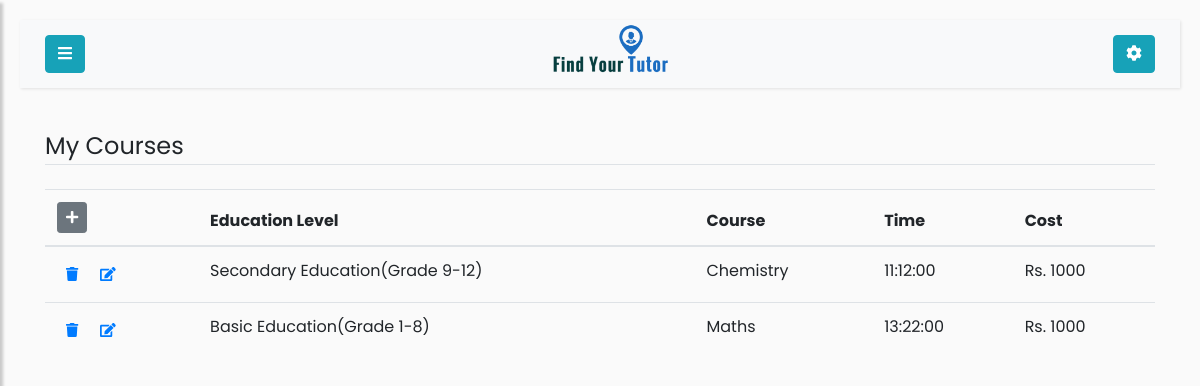
Before: /tutor/my-courses (signed in) with the older database file.
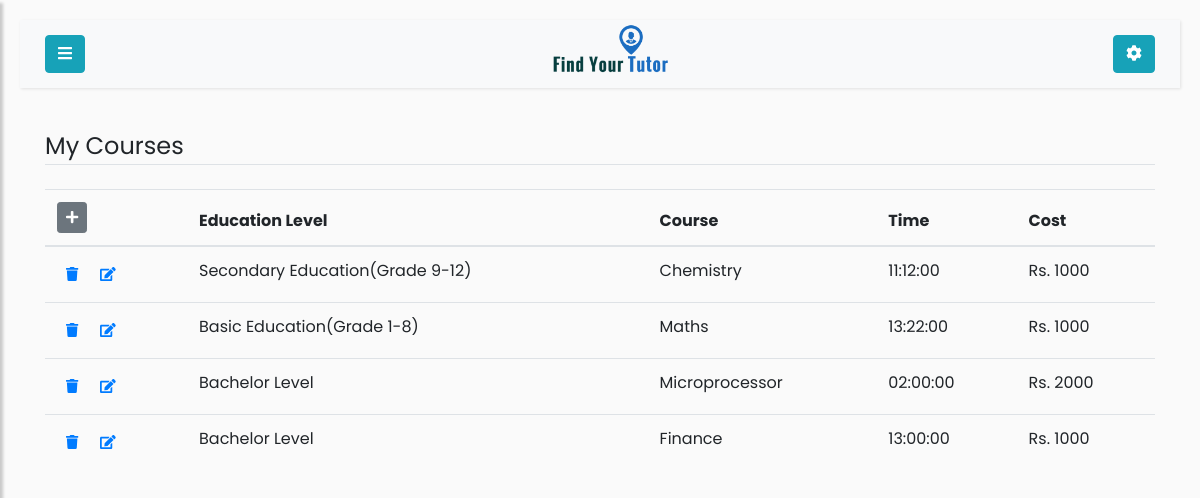
After: the same page with the newer database file.
### app/models.py (models this page shows)
class Mycourse(db.Model):
    id = db.Column(db.Integer, primary_key=True)
    user_id = db.Column(db.Integer, db.ForeignKey('user.id'))
    course_id = db.Column(db.Integer, db.ForeignKey('course.id'))
    time = db.Column(db.Time)
    cost = db.Column(db.Integer)

class Course(db.Model):
    id = db.Column(db.Integer, primary_key=True)
    course_title = db.Column(db.String(100), nullable=False)
    course_level = db.Column(db.String(100), nullable=False)
    course_description = db.Column(db.String(1000))
    mycourse = db.relationship('Mycourse', backref='Course', cascade="all, delete")

### app/routes.py (the view)
@app.route('/tutor/my-courses', methods=['POST', 'GET'])
@login_required
def tutor_courses():
    user = User.query.filter_by(username=current_user.username).first()
    my_courses = Mycourse.query.filter_by(user_id=current_user.id)
    form = MyCourseForm()
    form.create_cost_choices()
    if user.username == current_user.username and not is_tutor(user):
        return redirect(url_for('student'))
    elif user.username == current_user.username and is_tutor(user):
        tutor=Tutor.query.filter_by(user_id=user.id).first()
        return render_template("my-courses.html", user=user, tutor=tutor,
         profilepic=fetch_profile_pic(tutor), my_courses=my_courses ,form=form)

### app/forms.py (called while the page is built)
    def create_cost_choices(self):
        cost = []
        for d in range(1000, 10000, 1000):
            cost.append((d,'Rs. ' + str(d)))
        self.cost.choices = cost

### app/models.py (called while the page is built)
@login_manager.user_loader
def load_user(id):
    return User.query.get(int(id))

### app/routes.py (called while the page is built)
def is_tutor(user):
    if user.role == 'tutor':
        return True
    elif user.role == 'student':
        return False
    elif user.role == 'admin':
        return False

def fetch_profile_pic(user_obj):
    try:
        pic_name_from_db = getattr(user_obj, 'profile_pic')
        picture_path = os.path.join(app.root_path, 'static/profile_pics')
        if pic_name_from_db in os.listdir(picture_path):
            profile_pic = url_for('static',filename='profile_pics/' + pic_name_from_db)
            return profile_pic
        return fetch_default_profile_pic(user_obj)
    except:
        return fetch_default_profile_pic(user_obj)

### app/templates/my-courses.html (shortened to what this page needs)
{% if user.role=='student' %}
    {% extends 'student.html' %}
{% else %}
    {% extends 'tutor.html' %}
{% endif %}
{% block content %}
<div class="container">
    <legend class="border-bottom mb-4">My Courses</legend>
    <div class='table-responsive'>
        <table class='table table-hover' id='my-courses-table'>
           <thead>
               <tr>
                    <th scope="col">
                        <a href="{{ url_for('courses') }}" class="btn btn-secondary btn-sm" id='add-new-course'>
                            <i class="fas fa-plus"></i>
                        </a>
                    </th>
                    <th scope="col">Education Level</th>
                    <th scope="col">Course</th>
                    <th scope="col">Time</th>
                    <th scope="col">Cost</th>
               </tr>
           </thead>
           <tbody>
            {% for my_course in my_courses %}
                <tr>
                    <th scope="row">
                        <a class="btn btn-link btn-sm"
                            href="{% if user.role=='tutor' %} {{url_for('delete_tutor_courses', id=my_course.id)}} {% else %} {{url_for('delete_student_courses', id=my_course.id)}} {% endif %} ">
                            <i class="fas fa-trash"></i>
                        </a>
                        <a href="{{url_for('edit_mycourse', id=my_course.id)}} "
                         class="btn btn-link btn-sm edit-btn">
                            <i class="fas fa-edit"></i>
                        </a>
                    </th>
                    <td> {{ my_course.Course.course_level or ''}} </td>
                    <td> {{ my_course.Course.course_title or '' }} </td>
                    <td> {{ my_course.time or '' }} </td>
                    <td> Rs. {{ my_course.cost or ''}} </td>
                </tr>
            {% endfor %}
           </tbody>
        </table>
    </div>
</div>
{% endblock %}

### app/templates/tutor.html (shortened to what this page needs)
{% extends "extends/base-user.html" %}

### app/templates/extends/base-user.html (shortened to what this page needs)
<!DOCTYPE html>
<html>
<head>
    <link rel="stylesheet" href="https://stackpath.bootstrapcdn.com/bootstrap/4.1.0/css/bootstrap.min.css">
    <link rel="stylesheet" href="https://cdnjs.cloudflare.com/ajax/libs/malihu-custom-scrollbar-plugin/3.1.5/jquery.mCustomScrollbar.min.css">
</head>
<body>
    <div class ='wrapper'>
        <div id='content'>
            <nav class="navbar navbar-expand-lg navbar-light bg-light">
                <div class="container-fluid">
                    <button type="button" id="sidebarCollapse" class="btn btn-info">
                        <i class="fa fa-bars"></i>
                    </button>
                    <a class="navbar-brand" href="{{url_for('home')}}">
                        <img class="image-responsive" style="width:120.5px;height:62px;"
                          src="{{url_for('static', filename='images/logo.png')}}" />
                    </a>
                    {% if current_user.role == 'tutor' %}
                    <a class="btn btn-info" href="{{url_for('tutor_account_activities')}}">
                    {% else %}
                    <a class="btn btn-info" href="{{url_for('student_account_activities')}}">
                    {% endif %}
                        <i class="fas fa-cog"></i>
                    </a>
                </div>
            </nav>
            {% block content %}{% endblock %}
        </div>
    </div>
</body>
</html>

Changed rows visible on the page:
added Mycourse: Course "Bachelor Level", Course "Microprocessor", time "02:00:00", cost "2000"
added Mycourse: Course "Bachelor Level", Course "Finance", time "13:00:00", cost "1000"
